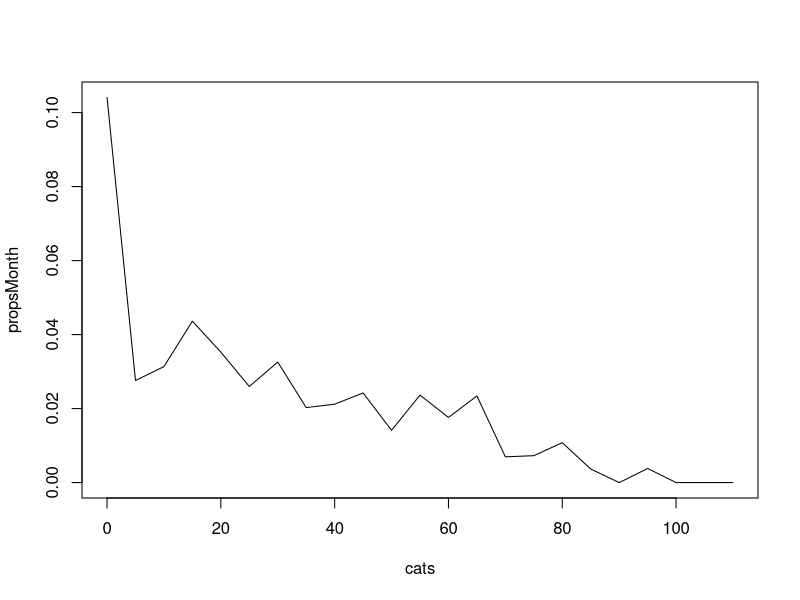
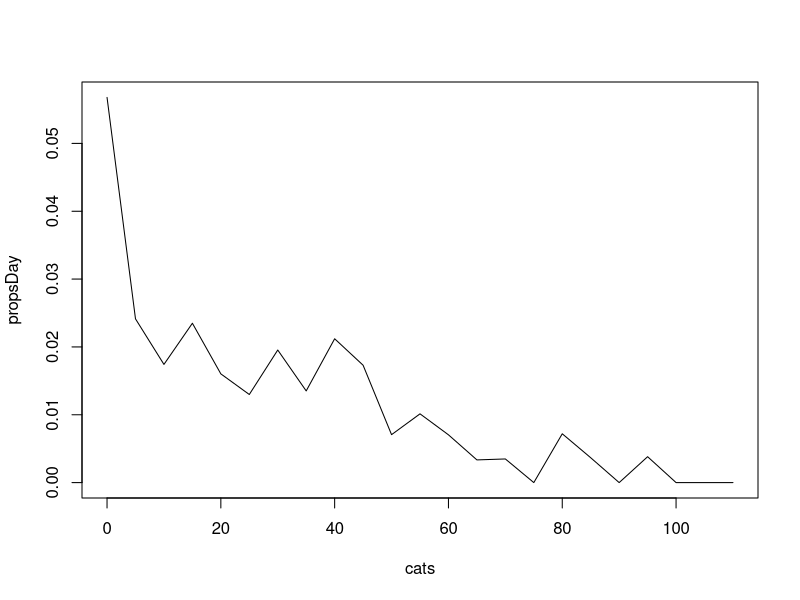
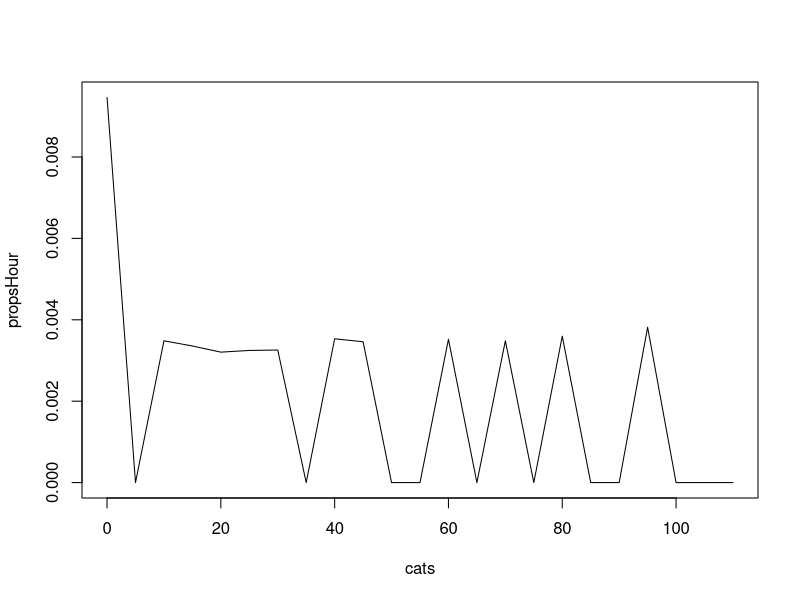

These figures' R source, in order: (Note: this script raises an error after producing the figures.)
## ---- chunk 1
epitaphs <- read.csv("epitaphs_Feb7.csv")
epitaphs$Transcription <- as.character(epitaphs$Transcription)
## ---- chunk 2
ageBins <- rep(NA, 1001)
cats <- seq(0, 110, 5)
for(i in 1:1001){
  if(is.na(epitaphs$year[i])){ next }
  for(j in 1:length(cats)){
    if(epitaphs$year[i] <= cats[j] + 5){ 
      ageBins[i] <- cats[j] + 5
      break
    }
  }
}
## ---- chunk 3
propsMonth <- rep(NA, length(cats))
for(k in 1:length(cats)){
  relVector <-epitaphs[ageBins == cats[k] + 5, ]$month
  propsMonth[k] <- length(relVector[!is.na(relVector)])/length(relVector)
}
plot(propsMonth ~ cats, type = 'l')

propsDay <- rep(NA, length(cats))
for(k in 1:length(cats)){
  relVector <-epitaphs[ageBins == cats[k] + 5, ]$day
  propsDay[k] <- length(relVector[!is.na(relVector)])/length(relVector)
}
plot(propsDay ~ cats, type = 'l')

propsHour <- rep(NA, length(cats))
for(k in 1:length(cats)){
  relVector <-epitaphs[ageBins == cats[k] + 5, ]$hour
  propsHour[k] <- length(relVector[!is.na(relVector)])/length(relVector)
}
plot(propsHour ~ cats, type = 'l')
## ---- chunk 4
removeInterval <- function(w, start, end){
  index <- regexpr(start, w, fixed = TRUE)
  while(index[1] != -1){
    if(regexpr(end, w, fixed = TRUE)[1] == -1){
      w <- sub(substr(w, index[1], nchar(w)), "", w, fixed = T)
      break 
      }
    w <- sub(substr(w, index[1], regexpr(end, w, fixed = TRUE)), "", w, fixed = T)
    index <- regexpr(start, w, fixed = TRUE)
  }
  return(w)
}
## ---- chunk 5
transcripts <- epitaphs$Transcription
marked <- rep(NA, length(transcripts))
transcript_length <- rep(NA, length(transcripts))

for(i in 1:length(transcripts)){
  transcripts[i] <- removeInterval(transcripts[i], "(", ")")
  #THIS IS PROBLEMATIC BRING UP WITH HALEY
  transcripts[i] <- removeInterval(transcripts[i], "<", ">")
  transcripts[i] <- gsub(" ", "", transcripts[i])
  if(regexpr("&", transcripts[i], fixed = TRUE)[1] != -1 || regexpr("[---", transcripts[i], fixed = TRUE)[1] != -1 ||
     regexpr("---]", transcripts[i], fixed = TRUE)[1] != -1) { 
    marked[i] <- TRUE
  }
  if(i == 178 || i == 237 || i == 437 || i == 856 || i == 905 || i == 911 || i == 929 || i== 938 || i == 951 || i == 967 || i == 978 
     || i == 986|| i == 989 || i == 990 ){
    next
  }
  transcripts[i] <- gsub("!", "", transcripts[i], fixed = TRUE)
  transcripts[i] <- gsub("@", "", transcripts[i], fixed = TRUE)
  transcripts[i] <- gsub("$", "", transcripts[i], fixed = TRUE)
  transcripts[i] <- gsub("%", "", transcripts[i], fixed = TRUE)
  transcripts[i] <- gsub("^", "", transcripts[i], fixed = TRUE)
  transcripts[i] <- gsub("&", "", transcripts[i], fixed = TRUE)
  transcripts[i] <- gsub("*", "", transcripts[i], fixed = TRUE)
  transcripts[i] <- gsub("{", "", transcripts[i], fixed = TRUE)
  transcripts[i] <- gsub("}", "", transcripts[i], fixed = TRUE)
  transcripts[i] <- gsub("\\", "", transcripts[i], fixed = TRUE)
  transcripts[i] <- gsub("~", "", transcripts[i], fixed = TRUE)
  transcripts[i] <- gsub("`", "", transcripts[i], fixed = TRUE)
  transcripts[i] <- gsub(".", "", transcripts[i], fixed = TRUE)
  transcripts[i] <- gsub("'", "", transcripts[i], fixed = TRUE)
  transcripts[i] <- gsub("?", "", transcripts[i], fixed = TRUE)
  transcripts[i] <- gsub("+", "", transcripts[i], fixed = TRUE)
  transcripts[i] <- gsub("-", "", transcripts[i], fixed = TRUE)
  transcripts[i] <- gsub("_", "", transcripts[i], fixed = TRUE)
  transcripts[i] <- gsub("/", "", transcripts[i], fixed = TRUE)
  transcripts[i] <- gsub("[", "", transcripts[i], fixed = TRUE)
  transcripts[i] <- gsub("]", "", transcripts[i], fixed = TRUE)
  transcript_length[i] <- nchar(transcripts[i])
}

plot(transcript_length ~ epitaphs$year)
m1 <- lm(transcript_length ~ epitaphs$year)
summary(m1)

for(i in 1:length(transcripts)){
  if(is.na(transcript_length[i])){ next }
  if(transcript_length[i] > 300){ transcript_length[i] <- NA}
}
plot(transcript_length ~ epitaphs$year)

#SUPER INADEQUATE. NEED TO REDO ALL THIS BEFORE REAL SUBMISSION STUFF
m2 <- lm(transcript_length ~ epitaphs$year)
summary(m2)

hist(epitaphs$years, breaks = seq(0, max(epitaphs$years, na.rm = T), by = 1))
